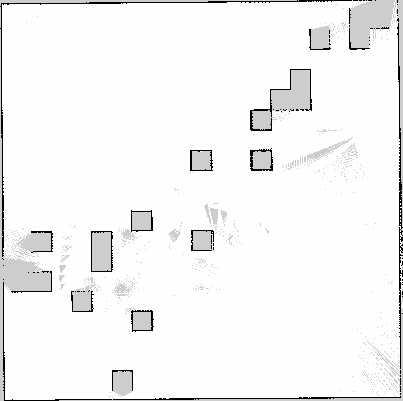
#> input picture src/install/pacote_de_exemplos/share/pacote_de_exemplos/config/map/map.pgm, 403 x 401 px
$ python rtt.py
#> lines starting #> are read from the running program, lines starting #| are printed output that depends on the picture; after the words box and inside, x2 and y2 are one past the last pixel; in counts of white or black regions, pixels touching at a corner belong together
from matplotlib import pyplot as plt

pgmf = open('map.pgm', 'rb')
matrix = plt.imread(pgmf)
#> matrix is the input picture: shape (401, 403); min 0, max 254, mean 244.3
print (matrix)
#> (printed output is left out)

matrix = 1.0 * (matrix > 250)
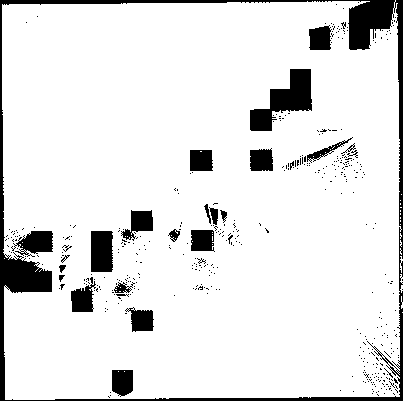
#> matrix: shape (401, 403) float64; values 0 (black) and 1 (white), 89.5% white; 448 black regions (423 under 20 px), largest, box (x1, y1, x2, y2) and area: (0, 0, 403, 401) 8119, (250, 69, 312, 131) 1812, (91, 231, 113, 272) 879
plt.imshow(matrix, interpolation='nearest', cmap='gray')
plt.show()
